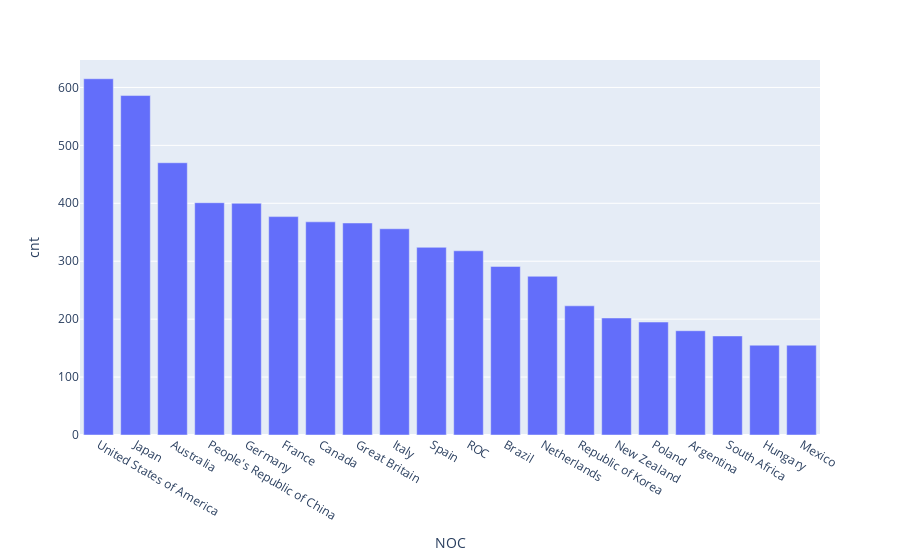

Notebook code for this chart:
### Markdown cell above
## Task 1: check the number of athletes from each country, plot the top 20 countries with most atheletes.

### Code cell
NOC_athletes_cnt = athletes.groupby('NOC')['Name'].count().reset_index().rename(columns = {'Name':'cnt'}).sort_values('cnt', ascending = False)

NOC_athletes_cnt.head(20)

fig = px.bar(NOC_athletes_cnt.head(20), 
             x="NOC", y='cnt', hover_data=['NOC'])


fig.show()

### Figure 1 — Plotly figure (JSON) as saved in the notebook; plotly's stock layout.template omitted (floating-point values rounded to 4 significant figures)
{"data": [{"alignmentgroup": "True", "customdata": [["United States of America"], ["Japan"], ["Australia"], ["People's Republic of China"], ["Germany"], ["France"], ["Canada"], ["Great Britain"], ["Italy"], ["Spain"], ["ROC"], ["Brazil"], ["Netherlands"], ["Republic of Korea"], ["New Zealand"], ["Poland"], ["Argentina"], ["South Africa"], ["Hungary"], ["Mexico"]], "hoverlabel": {"namelength": 0}, "hovertemplate": "NOC=%{customdata[0]}<br>cnt=%{y}", "legendgroup": "", "marker": {"color": "#636efa"}, "name": "", "offsetgroup": "", "orientation": "v", "showlegend": false, "textposition": "auto", "type": "bar", "x": ["United States of America", "Japan", "Australia", "People's Republic of China", "Germany", "France", "Canada", "Great Britain", "Italy", "Spain", "ROC", "Brazil", "Netherlands", "Republic of Korea", "New Zealand", "Poland", "Argentina", "South Africa", "Hungary", "Mexico"], "xaxis": "x", "y": [615, 586, 470, 401, 400, 377, 368, 366, 356, 324, 318, 291, 274, 223, 202, 195, 180, 171, 155, 155], "yaxis": "y"}], "layout": {"barmode": "relative", "legend": {"tracegroupgap": 0}, "margin": {"t": 60}, "xaxis": {"anchor": "y", "domain": [0, 1], "title": {"text": "NOC"}}, "yaxis": {"anchor": "x", "domain": [0, 1], "title": {"text": "cnt"}}}}
